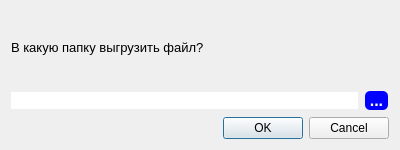
<?xml version="1.0" encoding="UTF-8"?>
<ui version="4.0">
 <class>FindDir</class>
 <widget class="QDialog" name="FindDir">
  <property name="geometry">
   <rect>
    <x>0</x>
    <y>0</y>
    <width>400</width>
    <height>150</height>
   </rect>
  </property>
  <property name="windowTitle">
   <string>Dialog</string>
  </property>
  <layout class="QVBoxLayout" name="verticalLayout">
   <item>
    <layout class="QVBoxLayout" name="verticalLayout_2">
     <item>
      <widget class="QLabel" name="label">
       <property name="font">
        <font>
         <pointsize>10</pointsize>
        </font>
       </property>
       <property name="text">
        <string>В какую папку выгрузить файл?</string>
       </property>
      </widget>
     </item>
     <item>
      <layout class="QHBoxLayout" name="horizontalLayout">
       <item>
        <widget class="QLineEdit" name="lineEdit">
         <property name="font">
          <font>
           <pointsize>10</pointsize>
          </font>
         </property>
         <property name="styleSheet">
          <string notr="true">border: none;</string>
         </property>
        </widget>
       </item>
       <item>
        <widget class="QPushButton" name="pushButton">
         <property name="font">
          <font>
           <pointsize>12</pointsize>
           <bold>true</bold>
          </font>
         </property>
         <property name="styleSheet">
          <string notr="true">QPushButton {
background-color: blue;
border: none;
color: white;
margin: 1px 1px;
border-radius: 5px;
        }
QPushButton:hover {
background-color: lightblue;
        }
QPushButton:pressed {
background-color: #21618C;
        }</string>
         </property>
         <property name="text">
          <string> ... </string>
         </property>
        </widget>
       </item>
      </layout>
     </item>
    </layout>
   </item>
   <item>
    <widget class="QDialogButtonBox" name="buttonBox_2">
     <property name="orientation">
      <enum>Qt::Orientation::Horizontal</enum>
     </property>
     <property name="standardButtons">
      <set>QDialogButtonBox::StandardButton::Cancel|QDialogButtonBox::StandardButton::Ok</set>
     </property>
    </widget>
   </item>
  </layout>
 </widget>
 <resources/>
 <connections/>
</ui>
